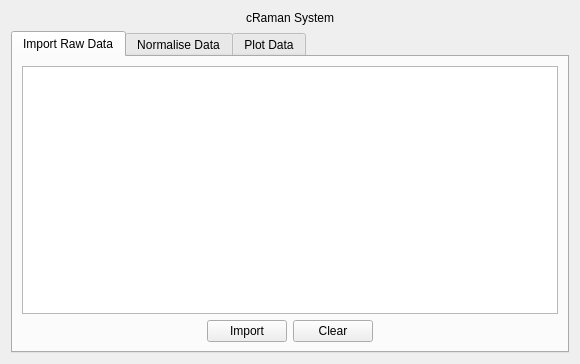
<?xml version="1.0" encoding="UTF-8"?>
<ui version="4.0">
 <class>Form</class>
 <widget class="QWidget" name="Form">
  <property name="geometry">
   <rect>
    <x>0</x>
    <y>0</y>
    <width>580</width>
    <height>364</height>
   </rect>
  </property>
  <property name="windowTitle">
   <string>Form</string>
  </property>
  <property name="styleSheet">
   <string notr="true">#label_header {
font: 16pt &quot;Courier&quot;;
}</string>
  </property>
  <layout class="QGridLayout" name="gridLayout">
   <item row="0" column="0">
    <layout class="QVBoxLayout" name="verticalLayout">
     <item>
      <widget class="QLabel" name="label_header">
       <property name="text">
        <string>cRaman System</string>
       </property>
       <property name="alignment">
        <set>Qt::AlignCenter</set>
       </property>
      </widget>
     </item>
     <item>
      <widget class="QTabWidget" name="tab_widget_main">
       <property name="currentIndex">
        <number>0</number>
       </property>
       <widget class="QWidget" name="tab_importer">
        <attribute name="title">
         <string>Import Raw Data</string>
        </attribute>
        <layout class="QGridLayout" name="gridLayout_2">
         <item row="0" column="0">
          <layout class="QVBoxLayout" name="verticalLayout_2">
           <item>
            <widget class="QTableWidget" name="table_files"/>
           </item>
           <item>
            <layout class="QHBoxLayout" name="horizontalLayout">
             <item>
              <spacer name="horizontalSpacer">
               <property name="orientation">
                <enum>Qt::Horizontal</enum>
               </property>
               <property name="sizeHint" stdset="0">
                <size>
                 <width>40</width>
                 <height>20</height>
                </size>
               </property>
              </spacer>
             </item>
             <item>
              <widget class="QPushButton" name="btn_import">
               <property name="text">
                <string>Import</string>
               </property>
              </widget>
             </item>
             <item>
              <widget class="QPushButton" name="btn_clear">
               <property name="text">
                <string>Clear</string>
               </property>
              </widget>
             </item>
             <item>
              <spacer name="horizontalSpacer_2">
               <property name="orientation">
                <enum>Qt::Horizontal</enum>
               </property>
               <property name="sizeHint" stdset="0">
                <size>
                 <width>40</width>
                 <height>20</height>
                </size>
               </property>
              </spacer>
             </item>
            </layout>
           </item>
          </layout>
         </item>
        </layout>
       </widget>
       <widget class="QWidget" name="tab_normalise">
        <attribute name="title">
         <string>Normalise Data</string>
        </attribute>
        <layout class="QGridLayout" name="gridLayout_3">
         <item row="0" column="0">
          <layout class="QVBoxLayout" name="verticalLayout_3">
           <item>
            <layout class="QHBoxLayout" name="horizontalLayout_2" stretch="0,1,0,0,0">
             <item>
              <widget class="QLabel" name="label_raw">
               <property name="text">
                <string>Choose Raw File</string>
               </property>
              </widget>
             </item>
             <item>
              <widget class="QComboBox" name="combo_raw"/>
             </item>
             <item>
              <widget class="QLabel" name="label_param">
               <property name="text">
                <string>Wave Offset</string>
               </property>
              </widget>
             </item>
             <item>
              <widget class="QLineEdit" name="edit_param"/>
             </item>
             <item>
              <widget class="QPushButton" name="btn_normalise">
               <property name="text">
                <string>Normalise</string>
               </property>
              </widget>
             </item>
            </layout>
           </item>
           <item>
            <widget class="QTableWidget" name="table_results"/>
           </item>
          </layout>
         </item>
        </layout>
       </widget>
       <widget class="QWidget" name="tab_plot">
        <attribute name="title">
         <string>Plot Data</string>
        </attribute>
        <layout class="QGridLayout" name="gridLayout_4">
         <item row="0" column="0">
          <layout class="QVBoxLayout" name="verticalLayout_4">
           <item>
            <layout class="QHBoxLayout" name="horizontalLayout_3" stretch="0,1,0,0">
             <item>
              <widget class="QLabel" name="label_result">
               <property name="text">
                <string>Choose Normalised Data</string>
               </property>
              </widget>
             </item>
             <item>
              <widget class="QComboBox" name="combo_result"/>
             </item>
             <item>
              <widget class="QComboBox" name="combo_typo">
               <item>
                <property name="text">
                 <string>Scatter</string>
                </property>
               </item>
               <item>
                <property name="text">
                 <string>Line</string>
                </property>
               </item>
              </widget>
             </item>
             <item>
              <widget class="QPushButton" name="btn_plot">
               <property name="text">
                <string>Plot</string>
               </property>
              </widget>
             </item>
            </layout>
           </item>
           <item>
            <widget class="CanvasWidget" name="graphics_view"/>
           </item>
          </layout>
         </item>
        </layout>
       </widget>
      </widget>
     </item>
    </layout>
   </item>
  </layout>
 </widget>
 <customwidgets>
  <customwidget>
   <class>CanvasWidget</class>
   <extends>QGraphicsView</extends>
   <header>plot_tool.h</header>
  </customwidget>
 </customwidgets>
 <resources/>
 <connections/>
</ui>
